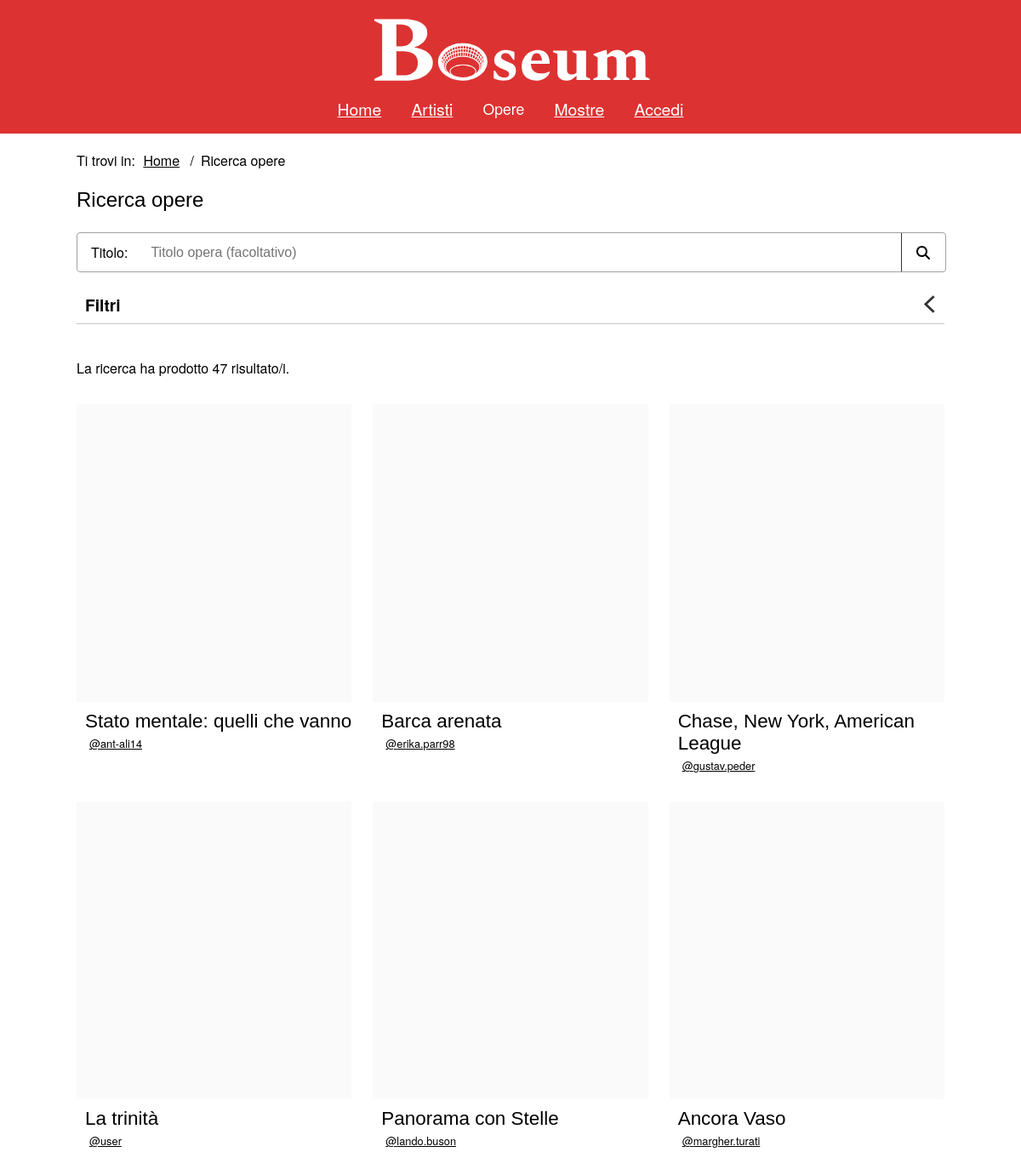
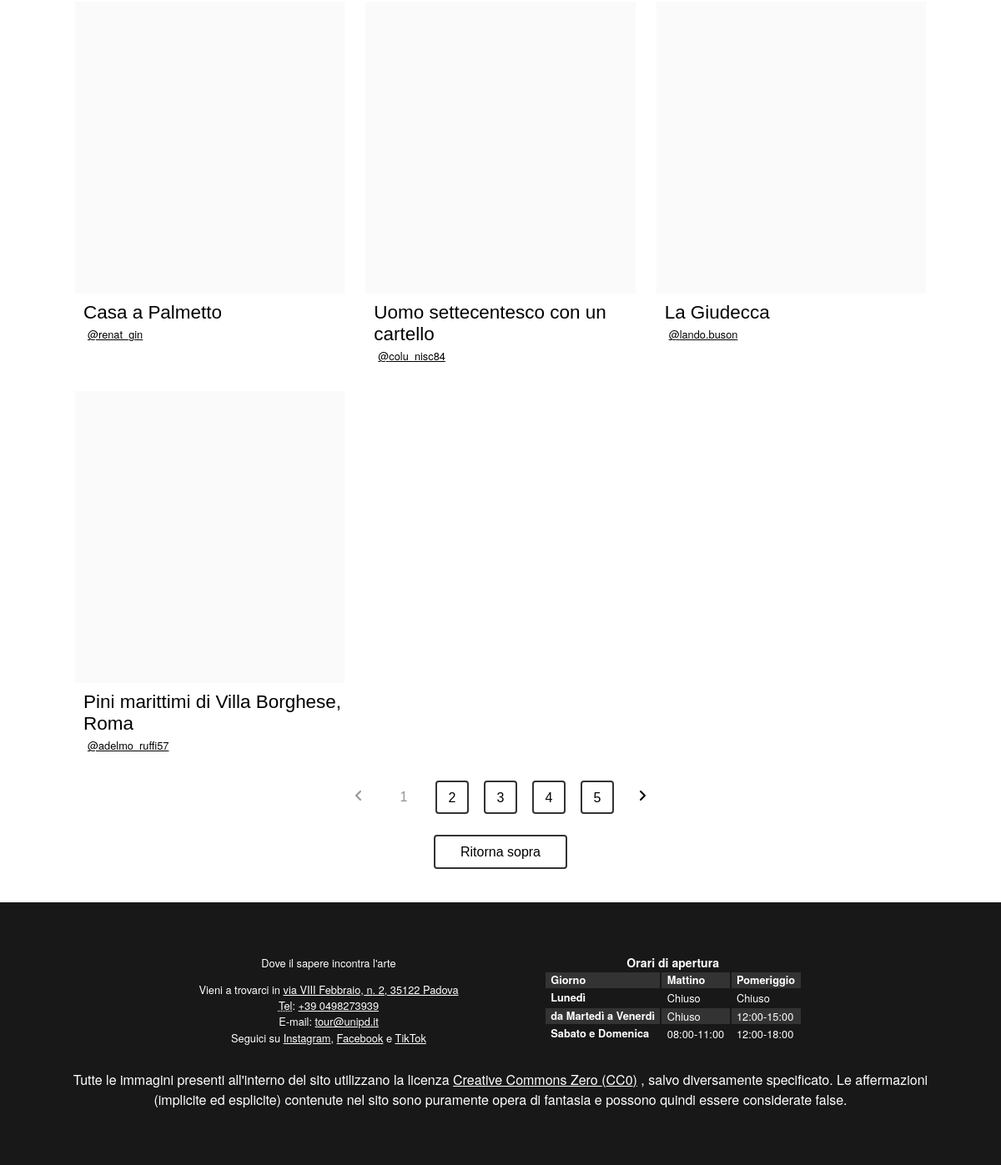
Screenshot of /php/opere.php with the database file from the repository (2 pictures, top to bottom).
### tables this page shows
CREATE TABLE `Artworks` (
  `id` int(11) NOT NULL,
  `title` varchar(100) NOT NULL,
  `main_image` varchar(100) NOT NULL,
  `description` varchar(1000) NOT NULL,
  `height` float DEFAULT NULL,
  `width` float DEFAULT NULL,
  `length` float DEFAULT NULL,
  `start_date` date DEFAULT NULL,
  `end_date` date DEFAULT NULL,
  `upload_time` timestamp NOT NULL DEFAULT current_timestamp(),
  `id_artist` int(11) NOT NULL
);

CREATE TABLE `Users` (
  `id` int(11) NOT NULL,
  `username` varchar(30) NOT NULL,
  `password` varchar(255) NOT NULL,
  `name` varchar(30) NOT NULL,
  `lastname` varchar(30) NOT NULL,
  `is_admin` tinyint(1) NOT NULL,
  `image` varchar(100) DEFAULT NULL,
  `birth_date` date DEFAULT NULL,
  `birth_place` varchar(30) DEFAULT NULL,
  `biography` varchar(1000) DEFAULT NULL,
  `experience` varchar(1000) DEFAULT NULL
);

### php/DBAccess.php (called while the page is built, shortened)
<?php
class DBAccess
{
    private $connection;
    public function openDBConnection()
    {
        try {
            $this->connection = mysqli_connect(
                self::HOST_DB,
                self::USERNAME,
                self::PASSWORD,
                self::DATABASE_NAME
            );
        } catch (\Exception $e) {
            return false;
        }
        return true;
    }
    public function getLabels()
    {
        $query = "SELECT * FROM Labels";
        $queryResult = mysqli_query($this->connection, $query) or DBAccess::errorDB(true);
        if (mysqli_num_rows($queryResult) != 0) {
            $result = array();
            while ($row = mysqli_fetch_array($queryResult, MYSQLI_ASSOC)) {
                $result[] = $row;
            }
            return $result;
        } else return null;
    }
    public function getArtworksQuery($text = "", $time = "", $height = "", $width = "", $depth = "", $labels = array())
    {
        $time_filter = "";
        $height_filter = "";
        $width_filter = "";
        $depth_filter = "";
        $labels_filter = "";
        $groupby_labels_filter = "";
        $query = "SELECT DISTINCT A1.id AS artistID, A1.title, A1.main_image, U1.id AS artworkID, U1.username
                    FROM (Artworks AS A1 JOIN Users AS U1 ON A1.id_artist = U1.id)
                    JOIN (
                        SELECT DISTINCT Artworks.id
                        FROM (Artworks LEFT OUTER JOIN Users ON Artworks.id_artist = Users.id) LEFT OUTER JOIN ArtworkLabels ON Artworks.id = ArtworkLabels.id_artwork
                        WHERE (Artworks.title LIKE '%$text%'
                            $time_filter
                            $height_filter
                            $width_filter
                            $depth_filter
                            $labels_filter
                        ) $groupby_labels_filter ) AS QR ON A1.id = QR.id
                    ORDER BY A1.upload_time DESC";
        $queryResult = mysqli_query($this->connection, $query) or DBAccess::errorDB(true);
        if (mysqli_num_rows($queryResult) != 0) {
            $result = array();
            while ($row = mysqli_fetch_array($queryResult, MYSQLI_ASSOC)) {
                $result[] = $row;
            }
            return $result;
        } else return null;
    }
}

### php/opere.php (the view, shortened to what this page needs)
<?php
require_once 'DBAccess.php';
require_once 'utils.php';
$isLoggedIn = isset($_SESSION['logged_id']);
$loginOrProfileTitle = $isLoggedIn ?
    "<a href=\"artista.php?id=" . $_SESSION['logged_id'] . "\"><span lang=\"en\">Account</span></a>" :
    "<a href=\"login.php\">Accedi</a>";
$connection = new DB\DBAccess();
$titleSearch = isset($_GET["title"]) ? $_GET["title"] : "";
$dateSearch = isset($_GET["date"]) ? $_GET["date"] : "";
$heightSearch =  isset($_GET["height"]) ? $_GET["height"] : "";
$widthSearch = isset($_GET["width"]) ? $_GET["width"] : "";
$depthSearch = isset($_GET["depth"]) ? $_GET["depth"] : "";
$labelSearch = array();
$labels = $connection->getLabels();
$labelsContainer = '';
if ($labels && sizeof($labels) > 0) {
    $labelsContainer = "<ul id=\"labels_list\">";
    foreach ($labels as $label) {
        $labelChecked = isset($_GET[$label['label']]) ? "checked" : "";
        $labelsContainer .= "
        <li>
            <input
                type=\"checkbox\"
                class=\"label_checkbox\"
                id=\"" . $label['label'] . "\"
                value=\"" . $label['label'] . "\"
                name=\"" . $label['label'] . "\"
                " . $labelChecked . ">
            <label for=\"" . $label['label'] . "\">" . ucfirst($label['label']) . "</label>
        </li>";
    }
    $labelsContainer .= "</ul>";
}
$artworks = $connection->getArtworksQuery($titleSearch, $dateSearch, $heightSearch, $widthSearch, $depthSearch, $labelSearch);
$dateRanges = array("1960-1970", "1970-1980", "1990-2000", "2000-2005", "2005-2010", "2010-2015", "2015-2020", "2020-2024");
$dateOptions = "<option value=\"\">-</option>";
foreach ($dateRanges as $date) {
    $dateSelected = $dateSearch == $date ? " selected" : "";
    $dateOptions .= "<option value=\"" . $date . "\"" . $dateSelected . ">" . $date . "</option>";
}
$heightRanges = array("0-20", "20-50", "50-80", "80-150", "150-300");
$heightOptions = "<option value=\"\">-</option>";
foreach ($heightRanges as $height) {
    $heightSelected = $heightSearch == $height ? " selected" : "";
    $heightOptions .= "<option value=\"" . $height . "\"" . $heightSelected . ">" . $height . "</option>";
}
$widthRanges = array("0-20", "20-50", "50-80", "80-150", "150-300");
$widthOptions = "<option value=\"\">-</option>";
foreach ($widthRanges as $width) {
    $widthSelected = $widthSearch == $width ? " selected" : "";
    $widthOptions .= "<option value=\"" . $width . "\"" . $widthSelected . ">" . $width . "</option>";
}
$depthRanges = array("0-20", "20-50", "50-80", "80-150", "150-300");
$depthOptions = "<option value=\"\">-</option>";
foreach ($depthRanges as $depth) {
    $depthSelected = $depthSearch == $depth ? " selected" : "";
    $depthOptions .= "<option value=\"" . $depth . "\"" . $depthSelected . ">" . $depth . "</option>";
}
$figuresContainer = "";
if ($artworks && sizeof($artworks) > 0) {
    $figuresContainer = "<div class=\"results_section\" id=\"paginated_section\">";
    foreach ($artworks as $artwork) {
        $idArtwork = $artwork['artistID'];
        $title = $artwork['title'];
        $mainImage = $artwork['main_image'];
        $idArtist = $artwork['artworkID'];
        $username = $artwork['username'];
        $figuresContainer .= "
        <figure class=\"gallery_item\">
            <div class=\"artwork_gallery_item_image\">
                <a aria-label=\"Visita la pagina dell'opera " . $title . "\"
                    href=\"opera.php?id=" . $idArtwork . "\">
                    <img src=\"" . $mainImage . "\" alt=\"\"/>
                </a>
            </div>
            <figcaption>
                <div class=\"artwork_gallery_item_title\">
                    <h3>" . $title . "</h3>
                </div>
                <div class=\"artist_mini_preview_info\">
                    <a href=\"artista.php?id=" . $idArtist . "\">" . $username . "</a>
                </div>
            </figcaption>
        </figure>";
    }
    $figuresContainer .= "</div>" . addPaginator();
}
$opere = file_get_contents("../templates/opere.html");
$opere = str_replace("{{login_or_profile_title}}", $loginOrProfileTitle, $opere);
$opere = str_replace("{{title}}", $titleSearch, $opere);
$opere = str_replace("{{date}}", $dateOptions, $opere);
$opere = str_replace("{{height}}", $heightOptions, $opere);
$opere = str_replace("{{width}}", $widthOptions, $opere);
$opere = str_replace("{{depth}}", $depthOptions, $opere);
$opere = str_replace("{{labels}}", $labelsContainer, $opere);
$opere = str_replace("{{count}}", $artworks ? sizeof($artworks) : 0, $opere);
$opere = str_replace("{{results}}", $figuresContainer, $opere);
echo ($opere);

### assets/CSS/mini.css (style rules this page uses)
header { display: flex; align-items: center; justify-content: space-between; }
header h1 { background-image: url("../images/logomini.png"); font-size: 3em; }
#menu { width: max-content; color: white; transition: transform 0.5s ease; z-index: 3; }
#menu nav { position: fixed; right: 0; top: 0; width: 100%; padding: 5em 0 3em 0; background: var(--headerBgColor); transform: translateY(-100%); transition: transform 0.5s ease; }
#menu nav ul { flex-direction: column; align-items: center; margin: auto; }
#menu nav ul li { padding-bottom: 15px; }
#menu nav a { visibility: hidden; }
.results_section { max-width: min(85vw, 1440px); display: block; margin: 30px auto; }
.artwork_gallery_item_image { max-height: 250px; min-height: unset; min-width: unset; }
footer { flex-wrap: wrap-reverse; }
footer div { padding: 2em 1em; }
.gallery_item { margin-top: 2em; max-width: unset; }

### assets/CSS/print.css (style rules this page uses)
html { padding: 0.5cm; }
h3, h4, h5, h6 { font-size: 1.5em; }
#menu { display: none; }
.breadcrumb, .breadcrumb li { display: inline; list-style: none; }
.breadcrumb li:after { content: "/"; padding: 1em; }
footer { margin-top: 2cm; }
#infofoot { border: 1px solid black; border-radius: 10px; text-align: center; font-size: 0.8em; }
#listinfofoot { list-style: none; }
#orariofoot { display: none; }
.gallery_item { padding: 0.5cm 0 0.5cm; display: flex; flex-direction: row; }
.artwork_gallery_item_title { padding: 1cm; }
.artwork_gallery_item_image, .gallery_item figcaption { display: inline-block; }
.artist_gallery_item_title, .artist_mini_preview_info { display: flex; }
.gallery_item figcaption .artist_mini_preview_info { margin-left: 1cm; }
.results_section .gallery_item { padding: 0.2cm; border: 0.5px solid grey; }

### rows the page displays
artworks: title "Stato mentale: quelli che vanno", id_artist.username "ant-ali14"
artworks: title "Barca arenata", id_artist.username "erika.parr98"
artworks: title "Chase, New York, American League", id_artist.username "gustav.peder"
artworks: title "La trinità", id_artist.username "user"
artworks: title "Panorama con Stelle", id_artist.username "lando.buson"
artworks: title "Ancora Vaso", id_artist.username "margher.turati"
artworks: title "Casa a Palmetto", id_artist.username "renat_gin"
artworks: title "Uomo settecentesco con un cartello", id_artist.username "colu_nisc84"
artworks: title "La Giudecca", id_artist.username "lando.buson"
artworks: title "Pini marittimi di Villa Borghese, Roma", id_artist.username "adelmo_ruffi57"
